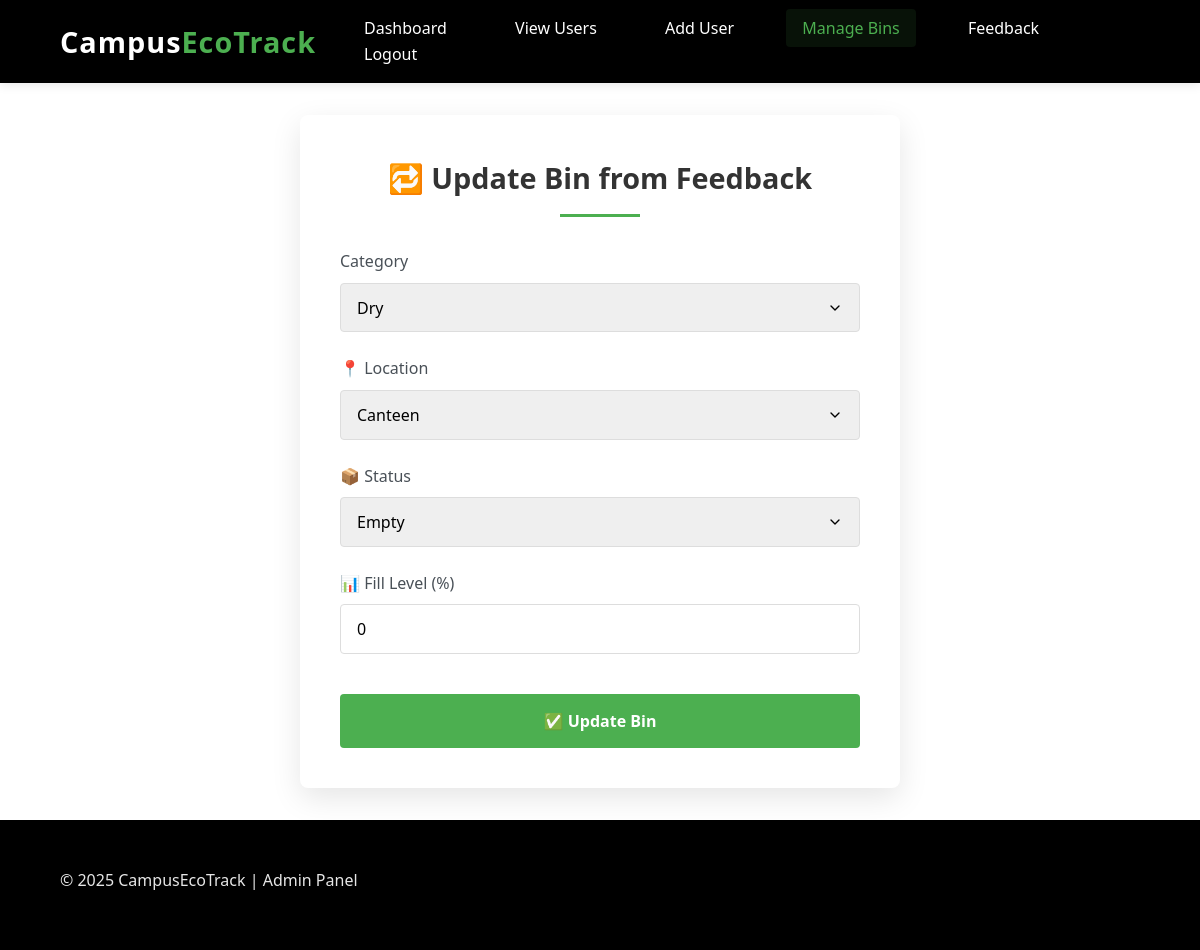
The page /bins/edit-by-location/7/ (signed in) on the database its author committed.
### general/models.py (models this page shows, shortened)
class Bin(models.Model):
    CATEGORY_CHOICES = [
        ('Dry', 'Dry'),
        ('Wet', 'Wet'),
        ('Plastic', 'Plastic'),
        ('E-Waste', 'E-Waste'),
        ('Other', 'Other'),
    ]
    LOCATION_CHOICES = [
        ('Block A', 'Block A'),
        ('Block B', 'Block B'),
        ('Canteen', 'Canteen'),
        ('Hostel', 'Hostel'),
        ('Library', 'Library'),
        ('Playground', 'Playground'),
    ]
    location = models.CharField(max_length=100, choices=LOCATION_CHOICES)
    category = models.CharField(max_length=50, choices=CATEGORY_CHOICES)
    status = models.CharField(max_length=20, choices=[('Empty', 'Empty'), ('Full', 'Full')], default='Empty')
    fill_level = models.IntegerField(default=0)  # % full (0 to 100)
    last_updated = models.DateTimeField(auto_now=True)
    scheduled_date = models.DateField(null=True, blank=True)

### admins/views.py (the view, shortened to what this page needs)
# urls.py: path('bins/edit-by-location/<int:id>/', views.edit_bin_by_location, name='edit_bin_by_location'),
@login_required
def edit_bin_by_location(request, id):
    if request.user.role != 'admin':
        return render(request, '403.html')
    feed = get_object_or_404(Feedback, id=id)
    try:
        bin = Bin.objects.get(location=feed.location)
    except Bin.DoesNotExist:
        return render(request, 'bin_not_found.html', {'location': feed.location})
    return render(request, 'edit_bin_from_feedback.html', {'bin': bin})

### admins/templates/edit_bin_from_feedback.html (shortened to what this page needs)
{% load static %}
<!DOCTYPE html>
<html lang="en">
<head>
  <link rel="stylesheet" href="{% static 'bin_form.css' %}">
</head>
<body>
  <header>
    <div class="logo">Campus<span>EcoTrack</span></div>
    <nav>
      <a href="{% url 'admin_dashboard' %}">Dashboard</a>
      <a href="{% url 'view_users' %}">View Users</a>
      <a href="{% url 'add_user' %}">Add User</a>
      <a class="active" href="{% url 'manage_bins' %}">Manage Bins</a>
      <a href="{% url 'view_feedback' %}">Feedback</a>
      <a href="{% url 'logout_view' %}">Logout</a>
    </nav>
  </header>
  <main class="form-container">
    <div class="form-card">
      <h2>🔁 Update Bin from Feedback</h2>
      <form method="POST">
        <div class="form-group">
          <label>Category</label>
          <select name="category" required>
            <option value="Dry" {% if bin.category == 'Dry' %}selected{% endif %}>Dry</option>
          </select>
        </div>
        <div class="form-group">
          <label>📍 Location</label>
          <select name="location" required>
            <option value="Canteen" {% if bin.location == 'Canteen' %}selected{% endif %}>Canteen</option>
          </select>
        </div>
        <div class="form-group">
          <label>📦 Status</label>
          <select name="status" required>
            <option value="Empty" {% if bin.status == 'Empty' %}selected{% endif %}>Empty</option>
          </select>
        </div>
        <div class="form-group">
          <label>📊 Fill Level (%)</label>
          <input type="number" name="fill_level" min="0" max="100" value="{{ bin.fill_level }}" required>
        </div>
        <button type="submit">✅ Update Bin</button>
      </form>
    </div>
  </main>
  <footer>
    <p>&copy; 2025 CampusEcoTrack | Admin Panel</p>
  </footer>
</body>
</html>

### admins/static/bin_form.css (style rules this page uses)
.form-container { display: flex; justify-content: center; align-items: center; min-height: calc(100vh - 180px); padding: 2rem; }
.form-card { background-color: #fff; border-radius: 8px; box-shadow: 0 10px 30px rgba(0, 0, 0, 0.1); padding: 2.5rem; width: 100%; max-width: 600px; }
.form-card h2 { font-size: 1.8rem; margin-bottom: 2rem; color: #333; text-align: center; position: relative; padding-bottom: 1rem; }
.form-card h2::after { content: ''; position: absolute; bottom: 0; left: 50%; transform: translateX(-50%); width: 80px; height: 3px; background-color: #4CAF50; }
.form-group { margin-bottom: 1.5rem; }
.form-group label { display: block; margin-bottom: 0.5rem; font-weight: 500; color: #495057; }
.form-group select, .form-group input { width: 100%; padding: 0.8rem 1rem; border: 1px solid #ddd; border-radius: 4px; font-size: 1rem; transition: border-color 0.3s ease; }
.form-group select { appearance: none; background-repeat: no-repeat; background-position: right 1rem center; background-size: 1em; }
button[type="submit"] { width: 100%; padding: 1rem; background-color: #4CAF50; color: white; border: none; border-radius: 4px; font-size: 1rem; font-weight: 600; cursor: pointer; transition: background-color 0.3s ease; margin-top: 1rem; }

### admins/static/adcommon.css (style rules this page uses)
* { margin: 0; padding: 0; box-sizing: border-box; font-family: 'Segoe UI', Tahoma, Geneva, Verdana, sans-serif; }
body { background-color: #ffffff; color: #333333; line-height: 1.6; }
header { background-color: #000000; color: white; padding: 1rem 5%; display: flex; justify-content: space-between; align-items: center; box-shadow: 0 2px 10px rgba(0, 0, 0, 0.1); position: sticky; top: 0; z-index: 1000; }
.logo { font-size: 1.8rem; font-weight: 700; letter-spacing: 1px; }
.logo span { color: #4CAF50; }
nav a { color: #ffffff; text-decoration: none; margin-left: 2rem; font-weight: 500; transition: all 0.3s ease; padding: 0.5rem 1rem; border-radius: 4px; }
nav a.active { color: #4CAF50; background-color: rgba(76, 175, 80, 0.1); }
footer { background-color: #000000; color: white; padding: 3rem 5%; display: grid; grid-template-columns: repeat(auto-fit, minmax(250px, 1fr)); gap: 2rem; }
footer p { margin-bottom: 0.5rem; opacity: 0.9; }

### rows shown on the page
Bin: category "Dry", location "Canteen", status "Empty", fill_level "0"
